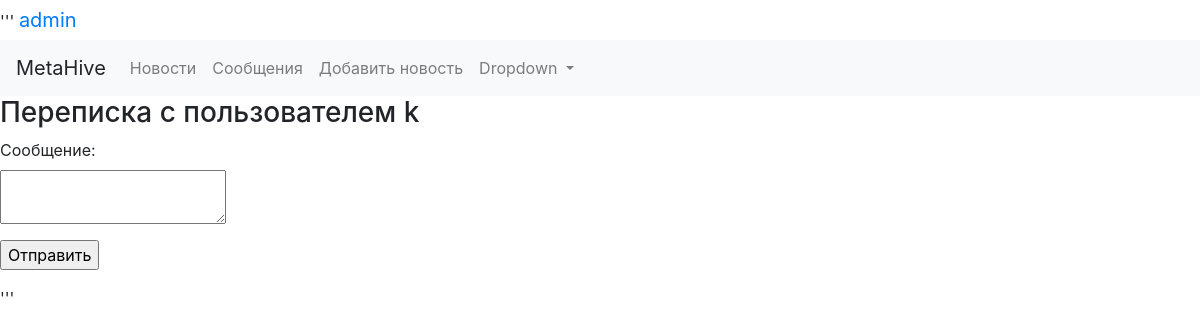
The app's page /messages/2 (signed in), older data.
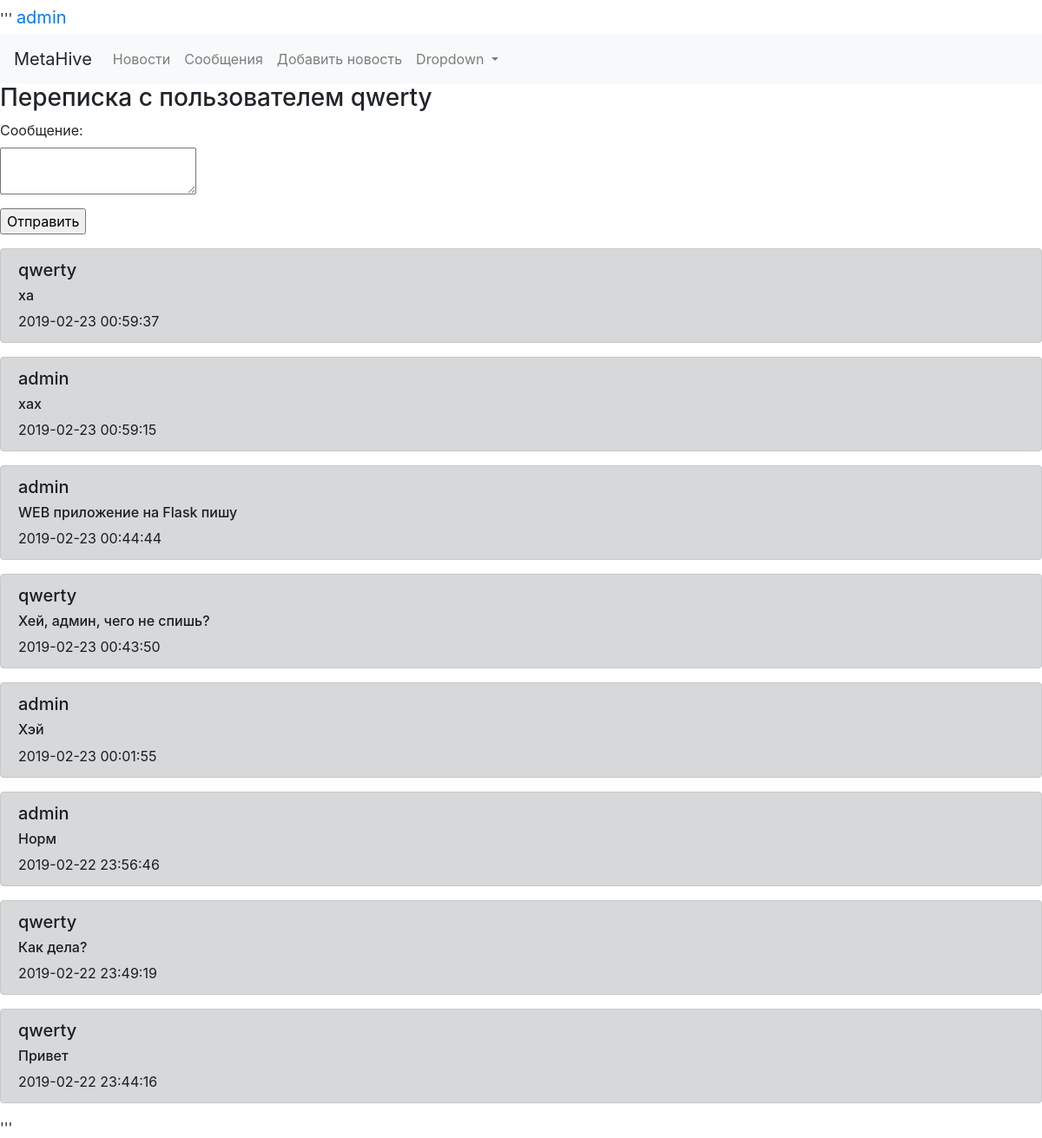
The same page, newer data.
### tables this page shows
CREATE TABLE users 
                            (id INTEGER PRIMARY KEY AUTOINCREMENT, 
                             user_name VARCHAR(50),
                             password_hash VARCHAR(128)
                             );

CREATE TABLE messages 
                            (id INTEGER PRIMARY KEY AUTOINCREMENT, 
                             id_from INTEGER,
                             id_to INTEGER,
                             content VARCHAR(1000),
                             datetime DATETIME
                             );

### main1.py (the view)
@app.route('/messages/<int:id_to>', methods=['GET', 'POST'])
def messages(id_to):
    if 'username' not in session:
        return redirect('/login')
    messages = MessagesModel(db.get_connection()).get_all(session['user_id'], id_to)
    user_name = UsersModel(db.get_connection()).get(id_to)[1]
    data = []
    for i in messages:
        message = [i[0], i[1], i[2], UsersModel(db.get_connection()).get(i[1])[1], i[3], i[4][:-7]]
        data.append(message)
    form = MessageForm()
    if form.validate_on_submit():
        content = form.content.data
        nm = MessagesModel(db.get_connection())
        nm.insert(session['user_id'], id_to, content)
        return redirect("/messages/{}".format(str(id_to)))
    return render_template('messages.html', messages=data,
                           form=form, username=session['username'], user=user_name)

### main1.py
class MessageForm(FlaskForm):
    content = TextAreaField('Сообщение:', validators=[DataRequired()])
    submit = SubmitField('Отправить')

### db.py (called while the page is built)
    def get_connection(self):
        return self.conn

    def get(self, user_id):
        cursor = self.connection.cursor()
        cursor.execute("SELECT * FROM users WHERE id = ?", (str(user_id)))
        row = cursor.fetchone()
        return row

    def get_all(self, id_from=None, id_to=None):
        cursor = self.connection.cursor()
        if id_from and not id_to:
            cursor.execute("SELECT * FROM messages WHERE id_from = ? ORDER BY datetime DESC",
                           (str(id_from)))
        elif id_to and not id_from:
            cursor.execute("SELECT * FROM messages WHERE id_to = ? ORDER BY datetime DESC",
                           (str(id_to)))
        elif id_to and id_from:
            cursor.execute("SELECT * FROM messages WHERE id_from = ? AND id_to = ? OR id_to = ? AND id_from = ? ORDER BY datetime DESC",
                           (str(id_from), str(id_to), str(id_from), str(id_to)))
        else:
            cursor.execute("SELECT * FROM messages ORDER by datetime DESC")
        rows = cursor.fetchall()
        return rows

### templates/messages.html (shortened to what this page needs)
{% extends "base.html" %}
{% block content %}
<h3>Переписка с пользователем {{user}}</h3>
<form action="" method="post" novalidate>
        <p>
            {{ form.content.label }}<br>
            {{ form.content }}<br>
        </p>
        <p>{{ form.submit() }}</p>
    </form>
{% for item in messages %}
    <div class="alert alert-dark" role="alert">
        <h5>{{item[3]}}</h5>
        <h6>{{item[4]}}</h6>
        <h8>{{item[5]}}</h8>
    </div>
{% endfor %}
{% endblock %}

### templates/base.html (shortened to what this page needs)
'''<!doctype html>
<html lang="en">
<head>
    <link rel="stylesheet"
          href="https://maxcdn.bootstrapcdn.com/bootstrap/4.0.0/css/bootstrap.min.css"
>
</head>
<body>
{% if "username" in session %}
    <a class="navbar-brand" href="/logout">{{session['username']}}</a>
{% endif %}
{% if "username" in session %}
<nav class="navbar navbar-expand-lg navbar-light bg-light">
    <a class="navbar-brand">MetaHive</a>
  <div class="collapse navbar-collapse" id="navbarSupportedContent">
    <ul class="navbar-nav mr-auto">
      <li class="nav-item">
        <a class="nav-link" href="/index">Новости<span class="sr-only">(current)</span></a>
      </li>
      <li class="nav-item">
        <a class="nav-link" href="/users_messages">Сообщения</a>
      </li>
        <li class="nav-item">
        <a class="nav-link" href="/add_news">Добавить новость</a>
      </li>
      <li class="nav-item dropdown">
        <a class="nav-link dropdown-toggle" href="#" id="navbarDropdown" role="button" data-toggle="dropdown" aria-haspopup="true" aria-expanded="false">
          Dropdown
        </a>
      </li>
    </ul>
  </div>
</nav>
{% else %}
<a class="navbar-brand">MetaHive</a>
{% endif %}
{% block content%} {% endblock %}
</body>
</html>'''

Row changes from the older to the newer data that the page shows:
now on this page (row edited): users: user_name "qwerty", user_name "qwerty" "qwerty" "qwerty" "qwerty"
added messages: content "ха"
now on this page (row unchanged): users: user_name "admin" "admin" "admin" "admin"
added messages: content "хах"
added messages: content "WEB приложение на Flask пишу"
added messages: content "Хей, админ, чего не спишь?"
added messages: content "Хэй"
added messages: content "Норм"
added messages: content "Как дела?"
added messages: content "Привет"
Text that changed along with them:
{{ user }}: "k" → (not shown)
new list line: "2019-02-23 00:59:37"
new list line: "2019-02-23 00:59:15"
new list line: "2019-02-23 00:44:44"
new list line: "2019-02-23 00:43:50"
new list line: "2019-02-23 00:01:55"
new list line: "2019-02-22 23:56:46"
new list line: "2019-02-22 23:49:19"
new list line: "2019-02-22 23:44:16"
